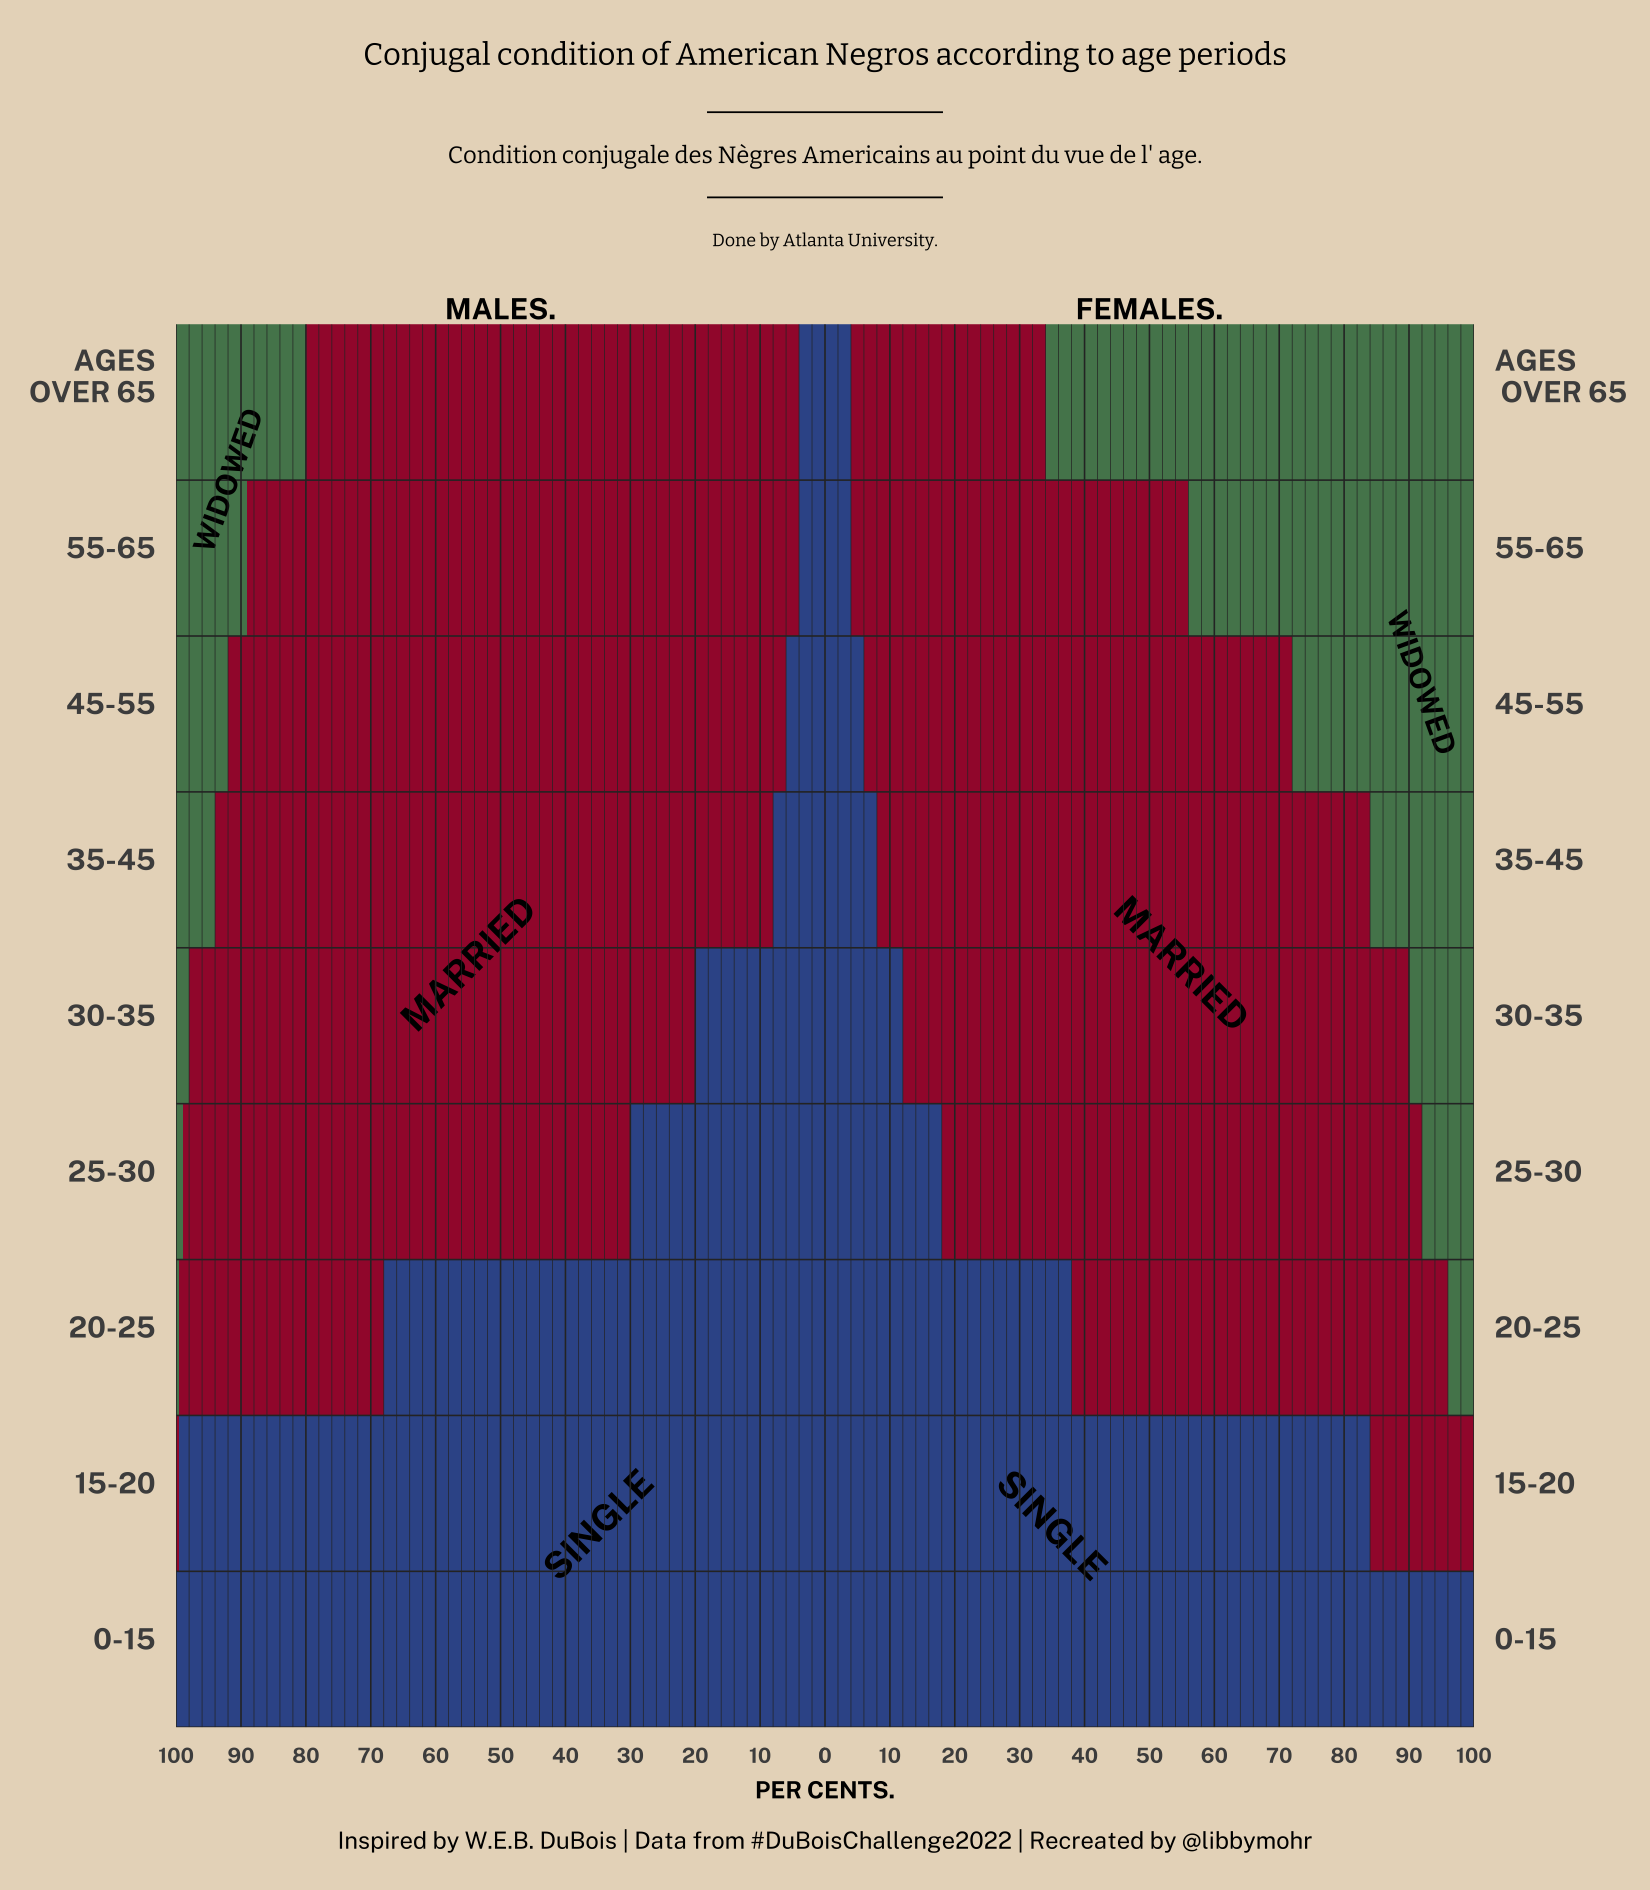

The script that saved this image:
library(tidyverse)
library(showtext)
library(patchwork)

# Read in data
data <- read.csv("https://raw.githubusercontent.com/ajstarks/dubois-data-portraits/master/challenge/2022/challenge07/data.csv")

# Specify color scheme and fonts
colors <- c("#385697","#a31938", "#54845b")

font_add_google("Public Sans", family = "public")
font_add_google("Bitter", family = "scope")
showtext_auto()
showtext_opts(dpi = 300)

# Define theme for plots
duBoisTheme <- theme(panel.background = element_blank(),
                     legend.position = "none",
                     axis.ticks = element_blank(),
                     axis.title = element_blank(),
                     panel.ontop = TRUE,
                     plot.margin = margin(0,0,0,0),
                     panel.grid.major.x = element_line(color = "#2f2f2f", size = 0.18),
                     panel.grid.minor.x = element_line(color = "#2f2f2f", size = 0.08),
                     panel.grid.major.y = element_blank(),
                     panel.grid.minor.y = element_blank(),
                     plot.title = element_text(hjust = 0.5, margin = margin(), size = 7, face = "bold", family = "public"),
                     axis.text.x = element_text(size = 5, face = "bold", family = "public"),
                     axis.text.y = element_text(size = 7, face = "bold", family = "public", vjust = 0))

# Define theme for title text
textTheme <- theme(panel.background = element_blank(),
                   axis.ticks = element_blank(),
                   axis.title = element_blank(),
                   axis.text = element_blank(),
                   panel.grid.major = element_blank(),
                   panel.grid.minor = element_blank(),
                   plot.margin = margin(-0.1,-0.1,0,0))

maleData <- data %>%
  filter(Gender == "Male") %>%
  pivot_longer(cols = Widowed:Single,
               names_to = "congigalCondition",
               values_to = "percent") %>%
  mutate(congigalCondition = factor(congigalCondition, levels = c("Widowed", "Married", "Single"))) %>%
  mutate(Group = if_else(Group == "Over 65", "AGES\n OVER 65", Group)) 

malePlot <- ggplot(data = maleData, 
                   aes(x = percent,
                       y = Group,
                       fill = congigalCondition)) +
  geom_col(width = 1.0)+
  scale_x_reverse(expand = c(0,0), 
                  breaks = seq(100, 0, by = -10),
                  minor_breaks = seq(100, 0, by = -2))+
  scale_y_discrete(expand = c(0,0))+
  scale_fill_manual(values = rev(colors))+
  ggtitle("MALES.")+
  geom_hline(yintercept = seq(from = 0.5, to = 8.5, by = 1), 
             color = "#2f2f2f", size = 0.18)+
  annotate("text", x = 35, y = 2, label= "SINGLE", angle = 45, size = 2.5, fontface = "bold", family = "public")+
  annotate("text", x = 55, y = 5.4, label= "MARRIED", angle = 45, size = 2.5, fontface = "bold", family = "public")+
  annotate("text", x = 92, y = 8.5, label= "WIDOWED", angle = 70, size = 2.5, fontface = "bold", family = "public")+
  duBoisTheme

femaleData <- data %>%
  filter(Gender == "Female") %>%
  pivot_longer(cols = Widowed:Single,
               names_to = "congigalCondition",
               values_to = "percent") %>%
  mutate(congigalCondition = factor(congigalCondition, levels = c("Widowed", "Married", "Single"))) %>%
  mutate(Group = if_else(Group == "Over 65", "AGES\n OVER 65", Group)) 

femalePlot <- ggplot(data = femaleData,
                     aes(x = percent, 
                         y = Group, 
                         fill = congigalCondition)) + 
  geom_col(width = 1.0)+
  scale_fill_manual(values = rev(colors))+
  scale_y_discrete(position = "right", 
                   expand = c(0,0))+
  scale_x_continuous(expand = c(0,0),
                     breaks = seq(0, 100, by = 10),
                     minor_breaks = seq(0, 100, by = 2))+
  ggtitle("FEMALES.")+
  geom_hline(yintercept = seq(from = 0.5, to = 8.5, by = 1), 
             color = "#2f2f2f", size = 0.18)+
  annotate("text", x = 35, y = 2, label= "SINGLE", angle = 315, size = 2.5, fontface = "bold", family = "public")+
  annotate("text", x = 55, y = 5.4, label= "MARRIED", angle = 315, size = 2.5, fontface = "bold", family = "public")+
  annotate("text", x = 92, y = 7.2, label= "WIDOWED", angle = 290, size = 2.5, fontface = "bold", family = "public")+
  duBoisTheme

title1 <- ggplot() + 
  geom_text(aes(x = 1, y = 1, 
                label = "Conjugal condition of American Negroes according to age periods."),
            size = 2.7,
            family = "scope")+
  textTheme+
  ylim(0.995,1.005)

title2 <- ggplot() + 
  geom_text(aes(x = 1, y = 1, 
                label = "Condition conjugale des Nègres Americaires au point du vue de l'age."),
            size = 2,
            family = "scope")+
  textTheme+
  ylim(0.995,1.005)


title3 <- ggplot() + 
  geom_text(aes(x = 1, y = 1, 
                label = "Done by Atlanta University."),
            size = 1.5,
            family = "scope")+
  textTheme+
  ylim(0.995,1.005)

xAxis <- ggplot() + 
  geom_text(aes(x = 1, y = 1, 
                label = "PER CENTS."),
            size = 2,
            fontface = "bold", 
            family = "public")+
  textTheme+
  ylim(0.99,1.01)

layout <- "
AA
BB
CC
##
DE
FF
"
fullPlot <- wrap_plots(A = title1, B = title2, C = title3, D = malePlot, E = femalePlot, F = xAxis,
           design = layout, heights = c(2, 2, 2, 1, 45, 1.5)) & 
  theme(plot.background = element_rect(fill = "#e8d9c4", color = "#e8d9c4"))

ggsave(file = "./2022/DuBoisChallenge/challenge07.png", plot = fullPlot, width = 5.5, height = 6)
  
